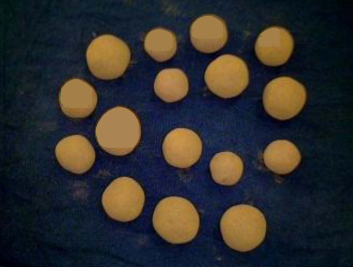
#> input picture input_pictures/input_patates.png, 353 x 267 px
$ python Hough-Ex8.py --image ../input_pictures/input_patates.png
#> lines starting #> are read from the running program, lines starting #| are printed output that depends on the picture; after the words box and inside, x2 and y2 are one past the last pixel; in counts of white or black regions, pixels touching at a corner belong together
import cv2 as cv
import numpy as np
import argparse

# konsoldan çalıştırmak için:
# python Hough-Ex2.py -i ../input_pictures/input_patates.png

ap = argparse.ArgumentParser()
ap.add_argument("-i", "--image", required=True, help="Path of image")
args = vars(ap.parse_args())

img = cv.imread(args["image"])
#> img is the input picture: shape (267, 353, 3); mean B, G, R 45.5, 45.8, 46.7
# img = cv.imread("../input_pictures/input_money2.png")
img2 = img.copy()
img = cv.cvtColor(img, cv.COLOR_BGR2GRAY)
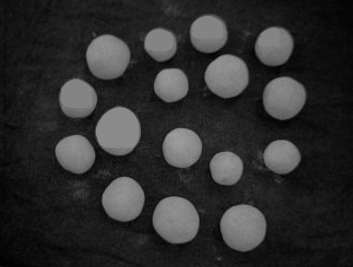
#> img: shape (267, 353); min 1, max 158, mean 46
img = cv.GaussianBlur(img, (7, 7), 1.5)
img = cv.Canny(img, 50, 120)
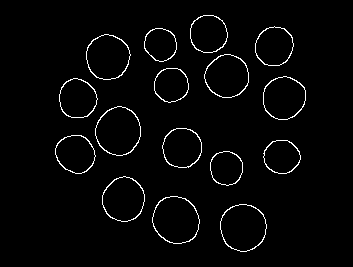
#> img: shape (267, 353); 2.5% white in thin lines or dots, all inside (x1, y1, x2, y2) = (55, 15, 306, 252)

cv.imwrite('img_morph8.png', img)
print(img.shape)
#| (267, 353)
h, w = img.shape[:]
#> h = 267; w = 353

cv.imshow("image", img)
circles = cv.HoughCircles(img, cv.HOUGH_GRADIENT, 1.3, int(w / 20), param1=40, param2=20, minRadius=int(w / 40),
                          maxRadius=int(w / 15))
#> circles = 16 rows, first 8: [108.5, 56.55, 22.17], [173.5, 219, 22.17], [117.6, 130.6, 22.17], [121.5, 199.5, 20.74], [225.5, 74.75, 22.17], [208.6, 34.45, 18.92], [273.6, 47.45, 19.18], [182.6, 147.5, 20.09]

circles = np.uint16(np.around(circles))
#> circles = 16 rows, first 8: [109, 57, 22], [174, 219, 22], [118, 131, 22], [122, 200, 21], [226, 75, 22], [209, 34, 19], [274, 47, 19], [183, 148, 20]

for c in circles[0, :]:
    print(c)
    cv.circle(img2, (c[0], c[1]), c[2], (0, 255, 0), 2)
    cv.circle(img2, (c[0], c[1]), 1, (0, 0, 255), 1)
#> this loop made 16 passes
#> c on passes 1 to 12: [109, 57, 22], [174, 219, 22], [118, 131, 22], [122, 200, 21], [226, 75, 22], [209, 34, 19], [274, 47, 19], [183, 148, 20], [242, 226, 22], [284, 99, 22], [281, 157, 16], [76, 155, 19]
#| [109  57  22]
#| [174 219  22]
#| [118 131  22]
#| [122 200  21]
#| [226  75  22]
#| [209  34  19]
#| [274  47  19]
#| [183 148  20]
#> (further printed lines are left out)
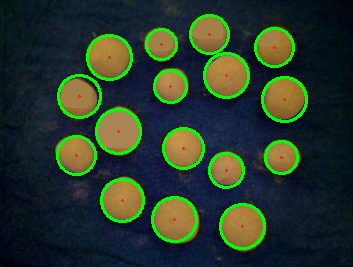
#> img2: shape (267, 353, 3); 6.49% of pixels changed, all inside (x1, y1, x2, y2) = (56, 14, 308, 250)

cv.imshow(" output img", img2)
cv.waitKey(0)
cv.imwrite("houghcircle-ex8.png", img2)
